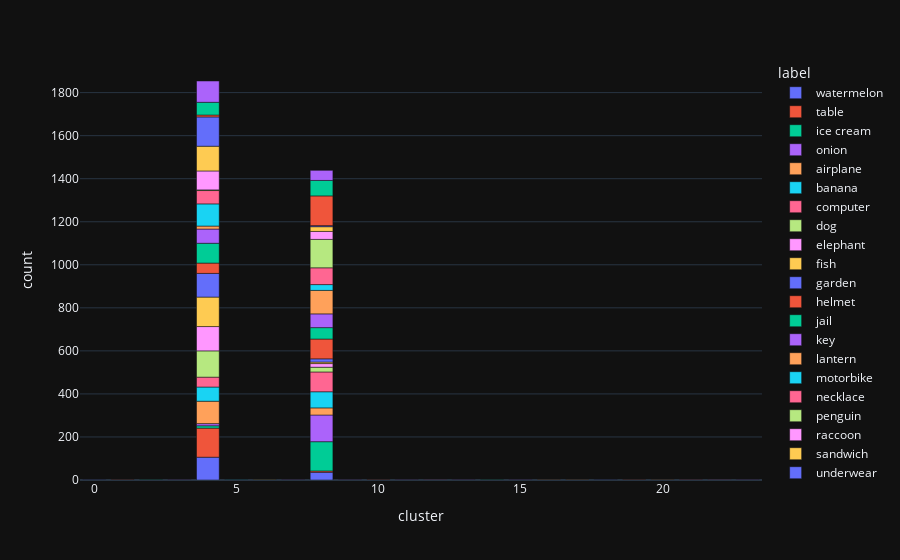

This figure's notebook cell:
### Code cell
df_grped = plot_cluster_distribution(flattened_data['train'], kmeans, f"{PLOT_PATH}/kmeans_cluster_distribution.png")

### Figure 1 — Plotly figure (JSON) as saved in the notebook; plotly's stock layout.template omitted (floating-point values rounded to 4 significant figures)
{"data": [{"alignmentgroup": "True", "hovertemplate": "label=watermelon<br>cluster=%{x}<br>count=%{y}<extra></extra>", "legendgroup": "watermelon", "marker": {"color": "#636efa", "pattern": {"shape": ""}}, "name": "watermelon", "offsetgroup": "watermelon", "orientation": "v", "showlegend": true, "textposition": "auto", "type": "bar", "x": [0, 4, 8, 18], "xaxis": "x", "y": [1, 106, 36, 1], "yaxis": "y"}, {"alignmentgroup": "True", "hovertemplate": "label=table<br>cluster=%{x}<br>count=%{y}<extra></extra>", "legendgroup": "table", "marker": {"color": "#EF553B", "pattern": {"shape": ""}}, "name": "table", "offsetgroup": "table", "orientation": "v", "showlegend": true, "textposition": "auto", "type": "bar", "x": [1, 4, 8, 10, 19], "xaxis": "x", "y": [1, 135, 6, 1, 1], "yaxis": "y"}, {"alignmentgroup": "True", "hovertemplate": "label=ice cream<br>cluster=%{x}<br>count=%{y}<extra></extra>", "legendgroup": "ice cream", "marker": {"color": "#00cc96", "pattern": {"shape": ""}}, "name": "ice cream", "offsetgroup": "ice cream", "orientation": "v", "showlegend": true, "textposition": "auto", "type": "bar", "x": [2, 4, 8], "xaxis": "x", "y": [1, 11, 136], "yaxis": "y"}, {"alignmentgroup": "True", "hovertemplate": "label=onion<br>cluster=%{x}<br>count=%{y}<extra></extra>", "legendgroup": "onion", "marker": {"color": "#ab63fa", "pattern": {"shape": ""}}, "name": "onion", "offsetgroup": "onion", "orientation": "v", "showlegend": true, "textposition": "auto", "type": "bar", "x": [3, 4, 7, 8, 9, 13, 15, 23], "xaxis": "x", "y": [1, 10, 1, 124, 1, 1, 1, 1], "yaxis": "y"}, {"alignmentgroup": "True", "hovertemplate": "label=airplane<br>cluster=%{x}<br>count=%{y}<extra></extra>", "legendgroup": "airplane", "marker": {"color": "#FFA15A", "pattern": {"shape": ""}}, "name": "airplane", "offsetgroup": "airplane", "orientation": "v", "showlegend": true, "textposition": "auto", "type": "bar", "x": [4, 8, 16], "xaxis": "x", "y": [104, 33, 1], "yaxis": "y"}, {"alignmentgroup": "True", "hovertemplate": "label=banana<br>cluster=%{x}<br>count=%{y}<extra></extra>", "legendgroup": "banana", "marker": {"color": "#19d3f3", "pattern": {"shape": ""}}, "name": "banana", "offsetgroup": "banana", "orientation": "v", "showlegend": true, "textposition": "auto", "type": "bar", "x": [4, 8], "xaxis": "x", "y": [66, 75], "yaxis": "y"}, {"alignmentgroup": "True", "hovertemplate": "label=computer<br>cluster=%{x}<br>count=%{y}<extra></extra>", "legendgroup": "computer", "marker": {"color": "#FF6692", "pattern": {"shape": ""}}, "name": "computer", "offsetgroup": "computer", "orientation": "v", "showlegend": true, "textposition": "auto", "type": "bar", "x": [4, 8], "xaxis": "x", "y": [46, 92], "yaxis": "y"}, {"alignmentgroup": "True", "hovertemplate": "label=dog<br>cluster=%{x}<br>count=%{y}<extra></extra>", "legendgroup": "dog", "marker": {"color": "#B6E880", "pattern": {"shape": ""}}, "name": "dog", "offsetgroup": "dog", "orientation": "v", "showlegend": true, "textposition": "auto", "type": "bar", "x": [4, 8], "xaxis": "x", "y": [122, 22], "yaxis": "y"}, {"alignmentgroup": "True", "hovertemplate": "label=elephant<br>cluster=%{x}<br>count=%{y}<extra></extra>", "legendgroup": "elephant", "marker": {"color": "#FF97FF", "pattern": {"shape": ""}}, "name": "elephant", "offsetgroup": "elephant", "orientation": "v", "showlegend": true, "textposition": "auto", "type": "bar", "x": [4, 8, 12], "xaxis": "x", "y": [113, 17, 1], "yaxis": "y"}, {"alignmentgroup": "True", "hovertemplate": "label=fish<br>cluster=%{x}<br>count=%{y}<extra></extra>", "legendgroup": "fish", "marker": {"color": "#FECB52", "pattern": {"shape": ""}}, "name": "fish", "offsetgroup": "fish", "orientation": "v", "showlegend": true, "textposition": "auto", "type": "bar", "x": [4, 6, 8], "xaxis": "x", "y": [137, 1, 7], "yaxis": "y"}, {"alignmentgroup": "True", "hovertemplate": "label=garden<br>cluster=%{x}<br>count=%{y}<extra></extra>", "legendgroup": "garden", "marker": {"color": "#636efa", "pattern": {"shape": ""}}, "name": "garden", "offsetgroup": "garden", "orientation": "v", "showlegend": true, "textposition": "auto", "type": "bar", "x": [4, 8], "xaxis": "x", "y": [110, 15], "yaxis": "y"}, {"alignmentgroup": "True", "hovertemplate": "label=helmet<br>cluster=%{x}<br>count=%{y}<extra></extra>", "legendgroup": "helmet", "marker": {"color": "#EF553B", "pattern": {"shape": ""}}, "name": "helmet", "offsetgroup": "helmet", "orientation": "v", "showlegend": true, "textposition": "auto", "type": "bar", "x": [4, 8], "xaxis": "x", "y": [48, 92], "yaxis": "y"}, {"alignmentgroup": "True", "hovertemplate": "label=jail<br>cluster=%{x}<br>count=%{y}<extra></extra>", "legendgroup": "jail", "marker": {"color": "#00cc96", "pattern": {"shape": ""}}, "name": "jail", "offsetgroup": "jail", "orientation": "v", "showlegend": true, "textposition": "auto", "type": "bar", "x": [4, 8], "xaxis": "x", "y": [92, 53], "yaxis": "y"}, {"alignmentgroup": "True", "hovertemplate": "label=key<br>cluster=%{x}<br>count=%{y}<extra></extra>", "legendgroup": "key", "marker": {"color": "#ab63fa", "pattern": {"shape": ""}}, "name": "key", "offsetgroup": "key", "orientation": "v", "showlegend": true, "textposition": "auto", "type": "bar", "x": [4, 8], "xaxis": "x", "y": [66, 64], "yaxis": "y"}, {"alignmentgroup": "True", "hovertemplate": "label=lantern<br>cluster=%{x}<br>count=%{y}<extra></extra>", "legendgroup": "lantern", "marker": {"color": "#FFA15A", "pattern": {"shape": ""}}, "name": "lantern", "offsetgroup": "lantern", "orientation": "v", "showlegend": true, "textposition": "auto", "type": "bar", "x": [4, 8, 17, 20], "xaxis": "x", "y": [14, 109, 1, 1], "yaxis": "y"}, {"alignmentgroup": "True", "hovertemplate": "label=motorbike<br>cluster=%{x}<br>count=%{y}<extra></extra>", "legendgroup": "motorbike", "marker": {"color": "#19d3f3", "pattern": {"shape": ""}}, "name": "motorbike", "offsetgroup": "motorbike", "orientation": "v", "showlegend": true, "textposition": "auto", "type": "bar", "x": [4, 5, 8], "xaxis": "x", "y": [103, 1, 27], "yaxis": "y"}, {"alignmentgroup": "True", "hovertemplate": "label=necklace<br>cluster=%{x}<br>count=%{y}<extra></extra>", "legendgroup": "necklace", "marker": {"color": "#FF6692", "pattern": {"shape": ""}}, "name": "necklace", "offsetgroup": "necklace", "orientation": "v", "showlegend": true, "textposition": "auto", "type": "bar", "x": [4, 8, 21], "xaxis": "x", "y": [62, 78, 1], "yaxis": "y"}, {"alignmentgroup": "True", "hovertemplate": "label=penguin<br>cluster=%{x}<br>count=%{y}<extra></extra>", "legendgroup": "penguin", "marker": {"color": "#B6E880", "pattern": {"shape": ""}}, "name": "penguin", "offsetgroup": "penguin", "orientation": "v", "showlegend": true, "textposition": "auto", "type": "bar", "x": [4, 8], "xaxis": "x", "y": [3, 132], "yaxis": "y"}, {"alignmentgroup": "True", "hovertemplate": "label=raccoon<br>cluster=%{x}<br>count=%{y}<extra></extra>", "legendgroup": "raccoon", "marker": {"color": "#FF97FF", "pattern": {"shape": ""}}, "name": "raccoon", "offsetgroup": "raccoon", "orientation": "v", "showlegend": true, "textposition": "auto", "type": "bar", "x": [4, 8, 22], "xaxis": "x", "y": [88, 37, 1], "yaxis": "y"}, {"alignmentgroup": "True", "hovertemplate": "label=sandwich<br>cluster=%{x}<br>count=%{y}<extra></extra>", "legendgroup": "sandwich", "marker": {"color": "#FECB52", "pattern": {"shape": ""}}, "name": "sandwich", "offsetgroup": "sandwich", "orientation": "v", "showlegend": true, "textposition": "auto", "type": "bar", "x": [4, 8], "xaxis": "x", "y": [115, 22], "yaxis": "y"}, {"alignmentgroup": "True", "hovertemplate": "label=underwear<br>cluster=%{x}<br>count=%{y}<extra></extra>", "legendgroup": "underwear", "marker": {"color": "#636efa", "pattern": {"shape": ""}}, "name": "underwear", "offsetgroup": "underwear", "orientation": "v", "showlegend": true, "textposition": "auto", "type": "bar", "x": [4, 8], "xaxis": "x", "y": [136, 5], "yaxis": "y"}, {"alignmentgroup": "True", "hovertemplate": "label=vase<br>cluster=%{x}<br>count=%{y}<extra></extra>", "legendgroup": "vase", "marker": {"color": "#EF553B", "pattern": {"shape": ""}}, "name": "vase", "offsetgroup": "vase", "orientation": "v", "showlegend": true, "textposition": "auto", "type": "bar", "x": [4, 8], "xaxis": "x", "y": [9, 138], "yaxis": "y"}, {"alignmentgroup": "True", "hovertemplate": "label=yoga<br>cluster=%{x}<br>count=%{y}<extra></extra>", "legendgroup": "yoga", "marker": {"color": "#00cc96", "pattern": {"shape": ""}}, "name": "yoga", "offsetgroup": "yoga", "orientation": "v", "showlegend": true, "textposition": "auto", "type": "bar", "x": [4, 8, 14], "xaxis": "x", "y": [59, 72, 1], "yaxis": "y"}, {"alignmentgroup": "True", "hovertemplate": "label=zigzag<br>cluster=%{x}<br>count=%{y}<extra></extra>", "legendgroup": "zigzag", "marker": {"color": "#ab63fa", "pattern": {"shape": ""}}, "name": "zigzag", "offsetgroup": "zigzag", "orientation": "v", "showlegend": true, "textposition": "auto", "type": "bar", "x": [4, 8, 11], "xaxis": "x", "y": [99, 47, 1], "yaxis": "y"}], "layout": {"barmode": "relative", "legend": {"title": {"text": "label"}, "tracegroupgap": 0}, "margin": {"t": 60}, "xaxis": {"anchor": "y", "domain": [0, 1], "title": {"text": "cluster"}}, "yaxis": {"anchor": "x", "domain": [0, 1], "title": {"text": "count"}}}}
